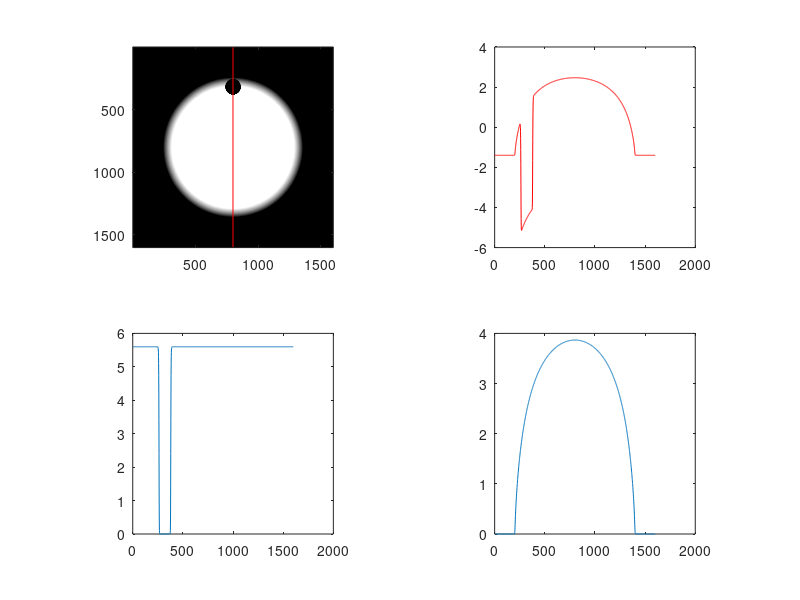

Write MATLAB code to recreate this figure.
clear all

imSize = 1600; %resolution of figure

X = 1:imSize;
X0 = (X/imSize) - .5
[Xm Ym] = meshgrid(X0, X0); %creates meshgrid

% --------------- 1. Solar limb darkening function ------
Rs = (Xm.^2)+(Ym.^2);
Rs0=(.75*max(Xm(:)) )^2;
ind=find(Rs>Rs0);
Rs(ind)=0;
Solar_limb = 1-1*(1-(sqrt(1-Rs/Rs0).^0.8));
Solar_limb(ind)=0;

% Solar_limb = Solar_limb * 100; 
% ind=find(Solar_limb>100);
% Solar_limb(ind)=100;

%--------Venus---------------------------------------
XB=(X / imSize) - .5;    % rescale X -> -.5 to .5
YB=(X / imSize) - .5; 
x_pos = round(imSize/2);
y_pos = round(imSize/5);
XB=circshift(XB,[0 x_pos-imSize/2]);
YB=circshift(YB,[0 y_pos-imSize/2]);
[Xm Ym] = meshgrid(XB, YB);
Rv = (Xm.^2)+(Ym.^2);
venus_to_sun = 1/10;
Rv0 = (venus_to_sun * sqrt(Rs0))^2;
[indV_out] =find(Rv>Rv0);
Rv(indV_out)=1;
indV_in=find(Rv<=Rv0);
Rv(indV_in)=0;
Venus_disk = Rv;


% ================ Point Spread Function (use Yang 2008 JZhejiangSciB,Lorenztian fx)

L=10; %full width at half height, arcmin
%L=4;
% x=[-1:.1:1]*45;
psf_size=25;
Xp=1:psf_size;
XP=((Xp / psf_size)) - .5;
[Xm Ym] = meshgrid(XP, XP);
Rp = (Xm.^2)+(Ym.^2);
minRp=(min(Rp(1,:)));
Rp=45*Rp/minRp;
ind=find(Rp>45);
Rp(ind)=0;
% x=linspace(-1,1,psf_size)*45;
psf=((L/2)^2)./((Rp.^2+(L/2)^2));
psf(ind)=0;
sumRp=sum((psf(:)));
psf=psf/sumRp;

%psf = fspecial('gaussian', psf_size, 20);
%both1=conv(both,psf,'same');
% stimulus_psf=imfilter(stimulus_orig,psf);
solar_limb_psf=imfilter(Solar_limb,psf);
venus_psf=imfilter(Venus_disk,psf);

stim_orig_psf=solar_limb_psf.*venus_psf;
num=max(venus_psf(:));
% vemus_psf=venus_psf/num;
venus_psf(1:round(psf_size/2),:)=num;
venus_psf(end-round(psf_size/2):end,:)=num;
venus_psf(:,1:round(psf_size/2))=num;
venus_psf(:,end-round(psf_size/2):end)=num;
num=1-num;
indV_in=find(venus_psf<1-num); %check venus_psf
indV_out=find(venus_psf>=1-num);

%-----------------Nonlinearity-----------------
nW = 2; %2.2
L50W = 0.9;
nB = 2;
L50B = 0.5;
%stimulus_neur = (stimulus_opt.^nW)./(L50W^nW+stimulus_opt.^nW);

amp = 7;
solar_limb_nonlinear = (solar_limb_psf.^nW)./(L50W^nW+solar_limb_psf.^nW)*amp;
venus_nonlinear = (venus_psf.^nB)./(L50B^nB+venus_psf.^nB)*amp;

% venus_nonlinear(venus_nonlinear>1)=1;
% solar_limb_nonlinear(solar_limb_nonlinear>1)=1;
% stimulus_neur = solar_limb_nonlinear * venus_nonlinear;

stimulus_neur = solar_limb_nonlinear - (amp - venus_nonlinear);

% temp= (stimulus_opt(indV_out).^nW)./(L50W^nW+stimulus_opt(indV_out).^nW); %correct one
% stimulus_neur=stimulus_opt;
% stimulus_neur(indV_out)=temp;
% 
% temp= (stimulus_opt(indV_in).^nB)./(L50B^nB+stimulus_opt(indV_in).^nB); %correct one
% stimulus_neur(indV_in)=temp;

%------------------------Setting final model----------------------
stimulus_figure = stimulus_neur;

%------------------------Figures-----------------------------------
figure(1);subplot(2,2,1);imagesc(stimulus_figure, [0 1] ); colormap(gray); axis image;
hold on; plot([imSize/2 imSize/2],[1 imSize], 'r'); hold off;
subplot(2,2,2); plot(stimulus_figure(:,imSize/2),'r');axis square;
subplot(2,2,3);plot(venus_nonlinear(:,imSize/2));axis square;
subplot(2,2,4);plot(solar_limb_nonlinear(:,imSize/2));axis square;
% hold on; plot(stimulus_orig(:,imSize/2),'k'); hold off;
    
%---------------------------------------------------------